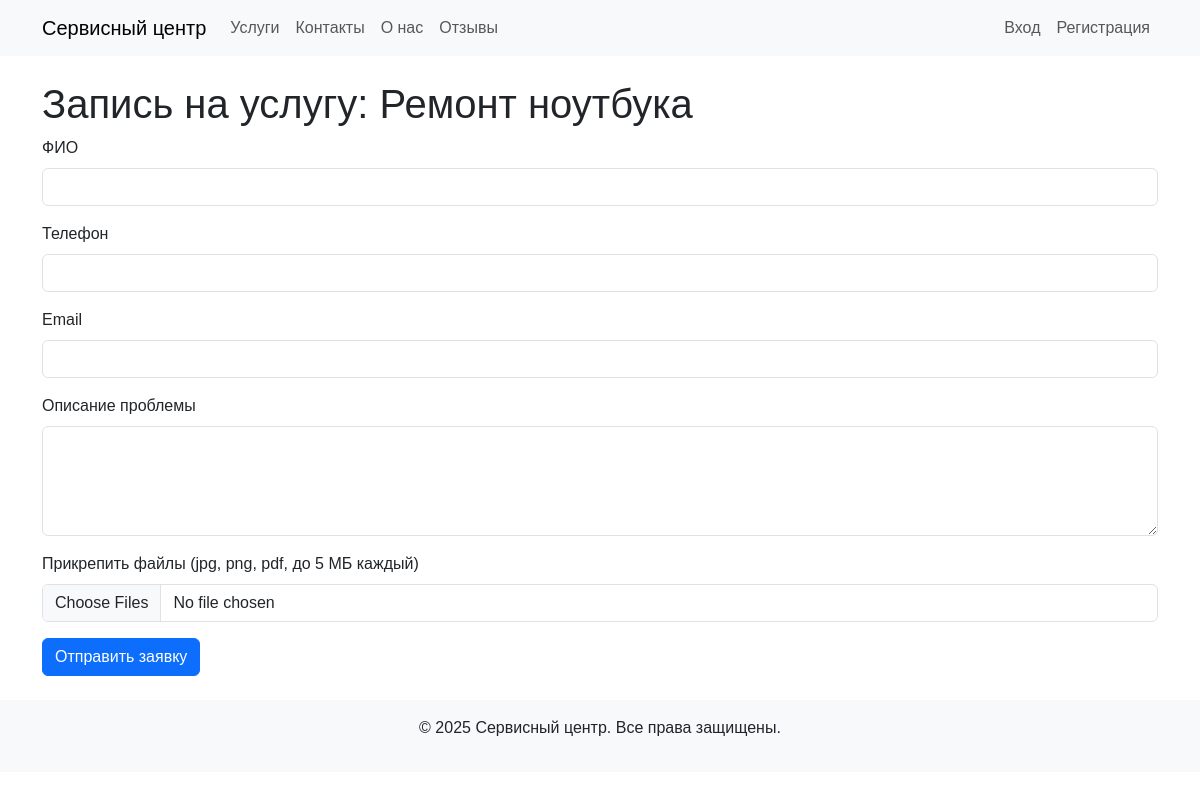
The page /form.php?service_id=4 on the database as committed earlier.
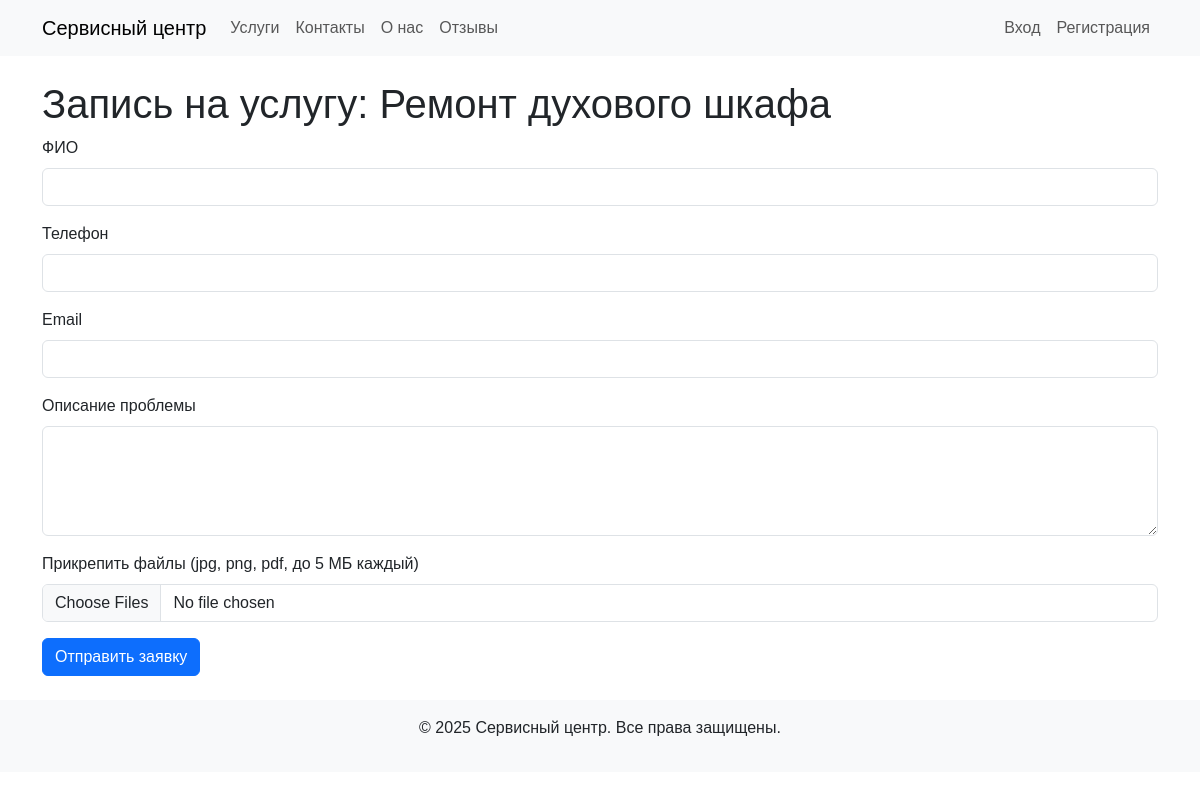
The same page on the database as committed later.
### tables this page shows
CREATE TABLE services (
    id INT AUTO_INCREMENT PRIMARY KEY,
    category_id INT NOT NULL,
    name VARCHAR(255) NOT NULL,
    description TEXT NOT NULL,
    price DECIMAL(10, 2) NOT NULL,
    image_path VARCHAR(255) DEFAULT NULL,
    FOREIGN KEY (category_id) REFERENCES categories(id) ON DELETE CASCADE
);

### public/form.php (the view, shortened to what this page needs)
<?php
require_once 'includes/handlers/form_handler.php';
$service_id = (int)$_GET['service_id'];
$stmt = $pdo->prepare('SELECT * FROM services WHERE id = ?');
$stmt->execute([$service_id]);
$service = $stmt->fetch();
$user = null;
require_once 'includes/header.php';
?>
<h1>Запись на услугу: <?php echo htmlspecialchars($service['name']); ?></h1>
<form id="request-form" method="post" enctype="multipart/form-data">
    <?php if ($user): ?>
        <p><strong>ФИО:</strong> <?php echo htmlspecialchars($user['name']); ?></p>
        <p><strong>Телефон:</strong> <?php echo htmlspecialchars($user['phone']); ?></p>
        <p><strong>Email:</strong> <?php echo htmlspecialchars($user['email']); ?></p>
    <?php else: ?>
        <div class="mb-3">
            <label for="name" class="form-label">ФИО</label>
            <input type="text" class="form-control" id="name" name="name" required>
        </div>
        <div class="mb-3">
            <label for="phone" class="form-label">Телефон</label>
            <input type="text" class="form-control" id="phone" name="phone" required>
        </div>
        <div class="mb-3">
            <label for="email" class="form-label">Email</label>
            <input type="email" class="form-control" id="email" name="email" required>
        </div>
    <?php endif; ?>
    <div class="mb-3">
        <label for="description" class="form-label">Описание проблемы</label>
        <textarea class="form-control" id="description" name="description" rows="4" required></textarea>
    </div>
    <div class="mb-3">
        <label for="file" class="form-label">Прикрепить файлы (jpg, png, pdf, до 5 МБ каждый)</label>
        <input type="file" class="form-control" id="file" name="files[]" multiple accept=".jpg,.png,.pdf">
    </div>
    <button type="submit" class="btn btn-primary">Отправить заявку</button>
</form>
<?php
require_once 'includes/footer.php';
?>

Rows that differ between the two databases and show on the page:
changed services: name "Ремонт ноутбука" → "Ремонт духового шкафа"
